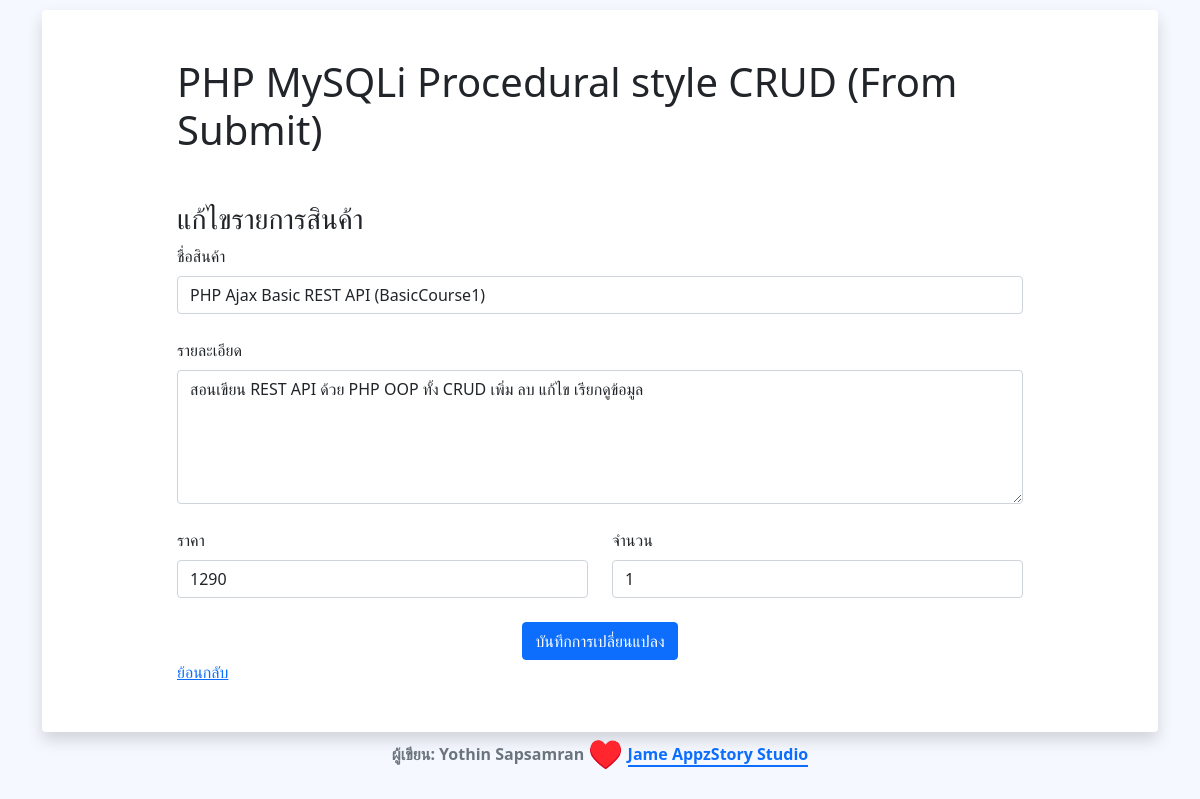
/form-update.php?id=3, run on the app's committed database.
### tables this page shows
CREATE TABLE `products` (
  `id` int(11) NOT NULL,
  `name` varchar(255) NOT NULL,
  `detail` text NOT NULL,
  `price` int(11) NOT NULL,
  `amount` int(11) NOT NULL,
  `created_at` datetime NOT NULL,
  `updated_at` datetime NOT NULL
);

### form-update.php (the view, shortened to what this page needs)
<?php
    require_once('php/connect.php');
    $sql = "SELECT * FROM products WHERE id = '".mysqli_real_escape_string($conn, $_GET['id'])."' ";
    $result = mysqli_query($conn, $sql);
    $row = mysqli_fetch_assoc($result);
?>
<!DOCTYPE html>
<html lang="en">
<head>
    <link href="https://cdn.jsdelivr.net/npm/bootstrap@5.1.3/dist/css/bootstrap.min.css" rel="stylesheet">
</head>
<body>
<div class="flex-container">
    <div class="container">
        <div class="shadow rounded p-5 bg-body h-100">
            <div class="row justify-content-center">
                <div class="col-md-10">
                    <h1 class="mb-5"> PHP MySQLi Procedural style CRUD (From Submit) </h1>
                    <h3>แก้ไขรายการสินค้า</h3>
                    <form class="row gy-4" action="php/update.php" method="POST">
                        <div class="col-md-12">
                            <label for="name" class="form-label">ชื่อสินค้า</label>
                            <input type="text" class="form-control" id="name" name="name" placeholder="ชื่อสินค้า" value="<?php echo $row['name'] ?>"required>
                        </div>
                        <div class="col-md-12">
                            <label for="detail" class="form-label">รายละเอียด</label>
                            <textarea type="text" class="form-control" id="detail" name="detail" rows="5" placeholder="รายละเอียด" required><?php echo $row['detail'] ?></textarea>
                        </div>
                        <div class="col-md-6">
                            <label for="price" class="form-label">ราคา</label>
                            <input type="number" class="form-control" id="price" name="price" min="0" max="999999" placeholder="ราคา" value="<?php echo $row['price'] ?>"required>
                        </div>
                        <div class="col-md-6">
                            <label for="amount" class="form-label">จำนวน</label>
                            <input type="number" class="form-control" id="amount" name="amount" min="0" max="999999" placeholder="จำนวน" value="<?php echo $row['amount'] ?>"required>
                        </div>
                        <div class="col-12">
                            <button type="submit" name="submit" class="btn btn-primary d-block mx-auto">บันทึกการเปลี่ยนแปลง</button>
                        </div>
                    </form>
                    <a href="./">ย้อนกลับ</a>
                </div>
            </div>
        </div>
        <p class="fw-bolder text-secondary text-center">
            ผู้เขียน: Yothin Sapsamran <span class="text-danger fs-3" style="vertical-align: sub;">♥️</span>
            <a class="border-bottom border-2 border-primary text-decoration-none" href="https://appzstory.dev"> Jame AppzStory Studio</a>
        </p>
    </div>
</div>
</body>
</html>

### form-update.php (style rules this page uses)
.flex-container { display: flex; align-items: center; justify-content: center; min-height: 100vh; background-color: #F5F8FF; }

### data on the page
products: name "PHP Ajax Basic REST API (BasicCourse1)", detail "สอนเขียน REST API ด้วย PHP OOP ทั้ง CRUD เพิ่ม ลบ แก้ไข เรียกดูข้อมูล", price "1290", amount "1"
